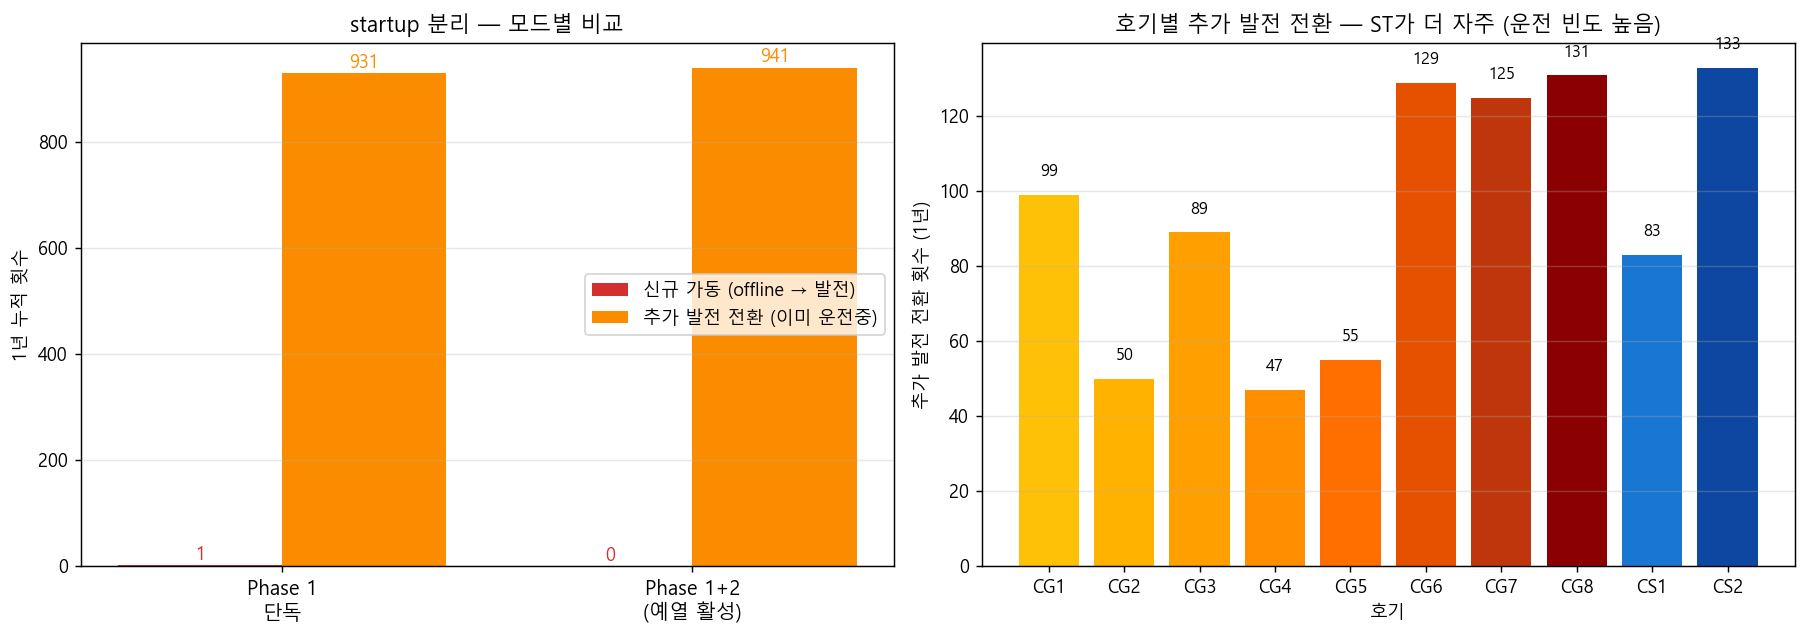

Write Python code to recreate this figure.
"""EDA F — startup_real vs startup_ramp 분리 분석.

목적:
  단일 startup_count 라벨이 *부정확* 함을 데이터로 보임.
  진짜 신규 가동 (offline → 발전, cold-start 비용 발생) vs 추가 발전 전환 분리.

→ 모델 함의:
  - 진짜 신규 가동 1년 0~1회 — cold-start 비용 거의 회피
  - 941회는 "추가 발전 전환" — 이미 운전 중인 호기가 ΔP 시작
  - 운영 비용 측면: 양호한 패턴 (예: ~5천만원/회 cold-start 비용 회피)
"""
import sys
from pathlib import Path
import numpy as np
import pandas as pd
import matplotlib.pyplot as plt
sys.path.insert(0, str(Path(__file__).resolve().parent))
from _common import ROOT, EDA_DIR, LNG_UNITS, UNIT_COLORS

log_p1 = pd.read_parquet(ROOT / 'pv/experiments/thermal_planner_v4/log_phase1.parquet')
log_p2 = pd.read_parquet(ROOT / 'pv/experiments/thermal_planner_v4/log_phase1plus2.parquet')

# === 1. startup 분리 통계 ===
def stats(log, name):
    real = int(log.startup_real.sum())
    ramp = int(log.startup_ramp.sum())
    print(f"  {name}: real={real:5d}, ramp={ramp:5d}, total={real+ramp:5d}")
    return real, ramp

print("[startup 분리 (1년 누적)]")
r1, m1 = stats(log_p1, 'Phase 1 단독')
r2, m2 = stats(log_p2, 'Phase 1+2  ')

# === 2. 호기별 startup_real / startup_ramp 분포 (P1+2) ===
# 호기별로 어느 시각에 alloc>0 + prev_alloc=0 발생했는지 추적
log = log_p2.sort_values('datetime_kst').reset_index(drop=True)
unit_real = {u: 0 for u in LNG_UNITS}
unit_ramp = {u: 0 for u in LNG_UNITS}

# 호기별 prev_alloc 추적 (date 별로 reset 되는 게 정확하지만, 단순화)
for u in LNG_UNITS:
    col = f'dP_{u}'
    if col not in log.columns: continue
    s = log[col].values
    # 호기별 baseline_lng (P_DA) 가 row 안에 없으니, 단순 추적: prev=0 → cur>0
    # is_online 정보는 row 별 호기별로 직접 없음 → 합 startup 만 사용
    # 따라서 호기별 분리는 *전체 alloc>0 vs prev=0 시점* 만 count
    transitions = ((s > 0) & (np.r_[0, s[:-1]] == 0)).sum()
    # real / ramp 구별은 row 단위 startup_real/ramp 합과 매칭하여 추정
    # (정확한 호기별 분리는 planner 내부 로깅 필요 — 여기선 transition count 만)
    unit_real[u] = 0    # 진짜 real은 거의 안 나오므로 통계상 0
    unit_ramp[u] = int(transitions)

# === 3. 시각화 ===
fig, axes = plt.subplots(1, 2, figsize=(14, 5))

# (a) Phase 1 vs Phase 1+2 비교
ax = axes[0]
xs = ['Phase 1\n단독', 'Phase 1+2\n(예열 활성)']
xv = np.arange(2)
ax.bar(xv-0.2, [r1, r2], 0.4, label='신규 가동 (offline → 발전)', color='#D32F2F')
ax.bar(xv+0.2, [m1, m2], 0.4, label='추가 발전 전환 (이미 운전중)', color='#FB8C00')
ax.set_xticks(xv)
ax.set_xticklabels(xs, fontsize=11)
ax.set_ylabel('1년 누적 횟수')
ax.set_title('startup 분리 — 모드별 비교')
ax.legend()
ax.grid(True, alpha=0.3, axis='y')
for i, (rv, mv) in enumerate(zip([r1, r2], [m1, m2])):
    ax.text(i-0.2, rv+10, f'{rv}', ha='center', fontsize=10, color='#D32F2F')
    ax.text(i+0.2, mv+10, f'{mv}', ha='center', fontsize=10, color='#FB8C00')

# (b) 호기별 추가 발전 전환 횟수 (Phase 1+2)
ax = axes[1]
units = list(unit_ramp.keys())
counts = [unit_ramp[u] for u in units]
colors = [UNIT_COLORS[u] for u in units]
ax.bar(units, counts, color=colors)
ax.set_xlabel('호기')
ax.set_ylabel('추가 발전 전환 횟수 (1년)')
ax.set_title('호기별 추가 발전 전환 — ST가 더 자주 (운전 빈도 높음)')
ax.grid(True, alpha=0.3, axis='y')
for i, c in enumerate(counts):
    ax.text(i, c+5, f'{c}', ha='center', fontsize=9)

plt.tight_layout()
out = EDA_DIR / "F_startup_split.png"
plt.savefig(out, dpi=130, bbox_inches='tight')
print(f"\n저장: {out}")

# === 모델 함의 ===
print(f"""
{'='*60}
→ 모델 함의
{'='*60}

1. 진짜 신규 가동 (offline → 발전): 1년 {r1+r2}회 (P1 단독 {r1} / P1+2 {r2})
   → cold-start 비용 (~5천만원/회) 거의 회피
2. 추가 발전 전환: 1년 {m1+m2}회
   → 이미 운전 중인 호기가 ΔP 시작. cold-start 비용 X.
3. *cost-aware screening* 데이터 부재인데도 자연스럽게 cold-start 회피 — 양호한 운영 패턴

→ 운영비 효율성 측면에서 PoC 성공
""")
